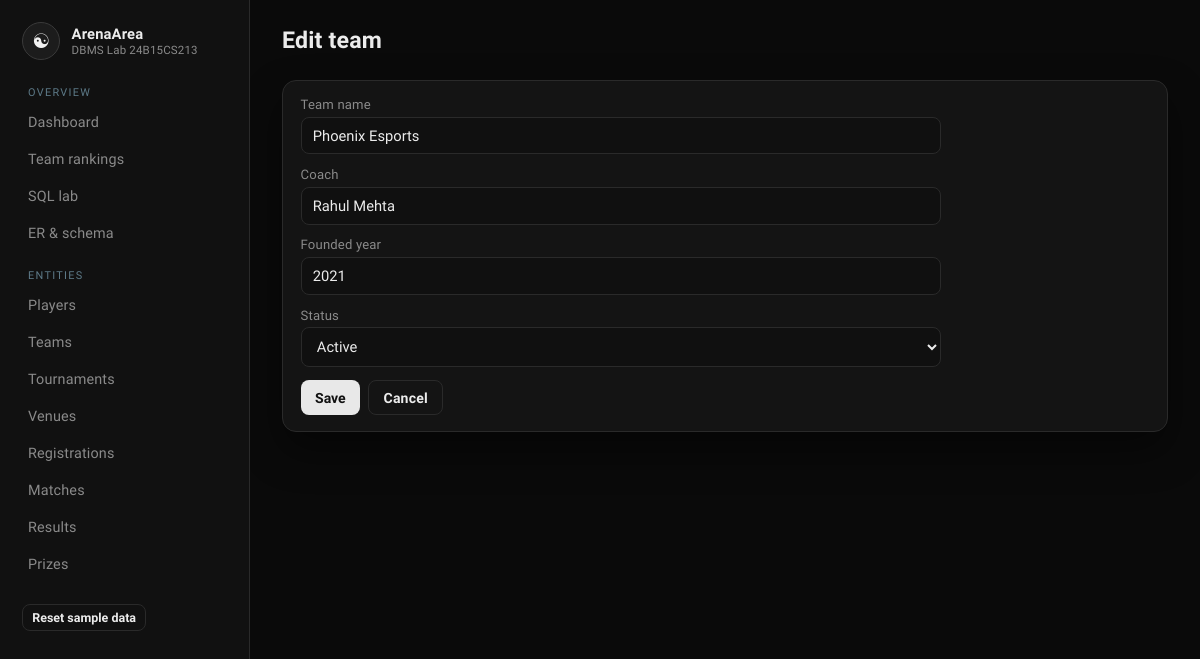
The page /teams/1/edit on the database its author committed.
### tables this page shows
CREATE TABLE Team (
    team_id      INTEGER PRIMARY KEY AUTOINCREMENT,
    team_name    TEXT    NOT NULL UNIQUE,
    coach_name   TEXT    NOT NULL,
    founded_year INTEGER NOT NULL CHECK (founded_year BETWEEN 2000 AND 2100),
    status       TEXT    NOT NULL DEFAULT 'Active'
                         CHECK (status IN ('Active', 'Inactive'))
);

### app.py (the view, shortened to what this page needs)
@app.route("/teams/<int:team_id>/edit", methods=["GET", "POST"])
def team_edit(team_id):
    item = query("SELECT * FROM Team WHERE team_id = ?", (team_id,), one=True)
    if not item:
        return redirect(url_for("teams_list"))
    return render_template("team_form.html", item=item)

### app.py (called while the page is built)
def get_db():
    if "db" not in g:
        g.db = sqlite3.connect(DB_PATH)
        g.db.row_factory = sqlite3.Row
        g.db.execute("PRAGMA foreign_keys = ON")
    return g.db

def query(sql, args=(), one=False):
    cur = get_db().execute(sql, args)
    rows = cur.fetchall()
    cur.close()
    return (rows[0] if rows else None) if one else rows

### templates/team_form.html (shortened to what this page needs)
{% extends "base.html" %}
{% block content %}
<div class="topbar"><div><h2>{{ 'Edit team' if item else 'Add team' }}</h2></div></div>
<div class="card">
<form class="stack" method="post">
  <label>Team name <input name="team_name" required value="{{ item.team_name if item else '' }}"></label>
  <label>Coach <input name="coach_name" required value="{{ item.coach_name if item else '' }}"></label>
  <label>Founded year <input type="number" name="founded_year" min="2000" max="2100" required value="{{ item.founded_year if item else 2024 }}"></label>
  <label>Status
    <select name="status">
      {% for s in ['Active','Inactive'] %}
        <option value="{{ s }}" {% if item and item.status==s %}selected{% endif %}>{{ s }}</option>
      {% endfor %}
    </select>
  </label>
  <div class="actions">
    <button class="btn" type="submit">Save</button>
    <a class="btn ghost" href="{{ url_for('teams_list') }}">Cancel</a>
  </div>
</form>
</div>
{% endblock %}

### static/style.css (style rules this page uses)
:root { --bg: #0a0a0a; --panel: #141414; --panel-2: #1a1a1a; --line: #2a2a2a; --text: #ececec; --muted: #8a8a8a; --mint: #cfcfcf; --mint-dim: #3a3a3a; --coral: #9a9a9a; --gold: #d0d0d0; --blue: #b8b8b8; --shadow: 0 18px 40px rgba(0, 0, 0, 0.45); }
* { box-sizing: border-box; }
html, body { margin: 0; min-height: 100%; }
body { font-family: "Sora", sans-serif; background: var(--bg); color: var(--text); letter-spacing: 0.01em; }
a { color: var(--mint); text-decoration: none; }
.topbar { display: flex; justify-content: space-between; align-items: flex-start; gap: 1rem; margin-bottom: 1.4rem; }
.topbar h2 { margin: 0 0 0.25rem; font-size: 1.45rem; }
.actions { display: flex; gap: 0.5rem; flex-wrap: wrap; }
.btn, button.btn, input[type="submit"] { border: 0; background: #e8e8e8; color: #111; font-weight: 600; padding: 0.55rem 0.9rem; border-radius: 8px; cursor: pointer; font-family: inherit; font-size: 0.88rem; }
.btn.ghost, button.ghost { background: transparent; color: var(--text); border: 1px solid var(--line); }
.card { background: var(--panel); border: 1px solid var(--line); border-radius: 14px; padding: 1rem 1.1rem; box-shadow: var(--shadow); }
form.stack { display: grid; gap: 0.8rem; max-width: 640px; }
label { display: grid; gap: 0.3rem; font-size: 0.82rem; color: var(--muted); }
input, select, textarea { background: #101010; border: 1px solid var(--line); color: var(--text); border-radius: 8px; padding: 0.55rem 0.7rem; font-family: inherit; font-size: 0.92rem; }

### rows shown on the page
Team: team_name "Phoenix Esports", coach_name "Rahul Mehta", founded_year "2021", status "Active"

### other values the page prints
{{ 'Edit team' if item else 'Add team' }} "Edit team"
